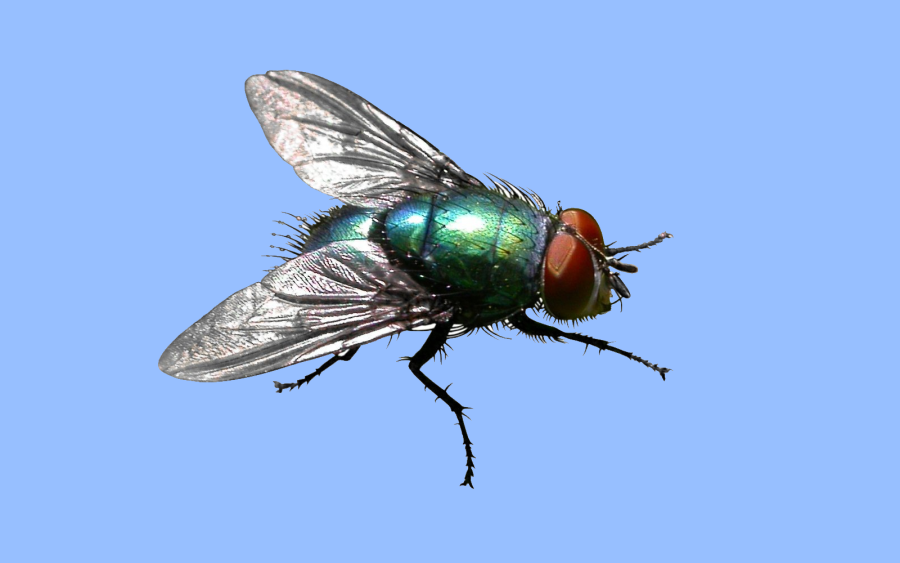
#> input picture 07_11_2024/img.png, 900 x 563 px
$ python fly_catcher.py
#> lines starting #> are read from the running program, lines starting #| are printed output that depends on the picture
import numpy as np
from PIL import Image


def fly_catcher(file):
#> called with file = 'img.png'
    image = np.array(Image.open(file), dtype=np.uint8)
#> image is the input picture: shape (563, 900, 3); mean R, G, B 145.5, 180, 233.8
    fon = image[0, 0]
#> fon = [151, 191, 255]

    image_2 = np.argwhere((image != fon).any(axis=-1))
#> image_2 = 77811 pairs, first value 69 to 489, second value 157 to 673
    y_min, x_min = image_2.min(axis=0)
#> y_min = 69; x_min = 157
    y_max, x_max = image_2.max(axis=0)
#> y_max = 489; x_max = 673

    result = image[y_min:y_max + 1, x_min:x_max + 1]
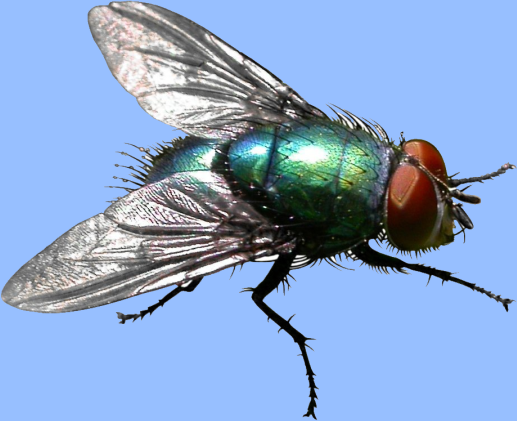
#> result: shape (421, 517, 3); mean R, G, B 138.2, 165.4, 205.7

    Image.fromarray(result.astype(np.uint8)).save('fly.png')


fly_catcher('img.png')
